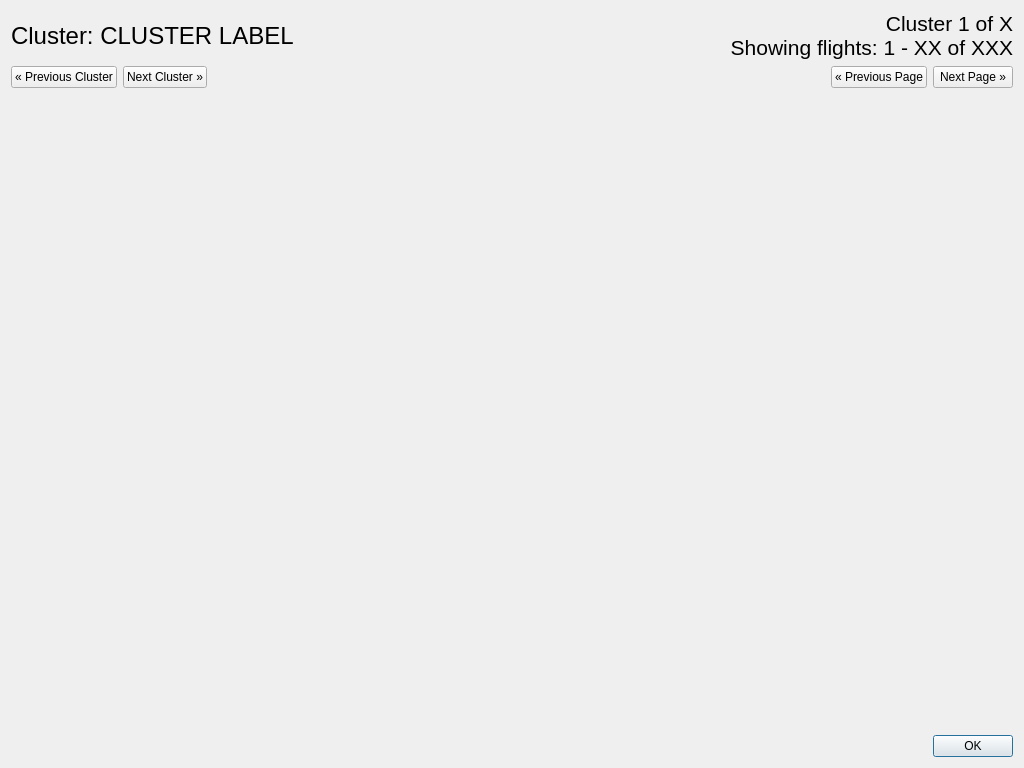
<?xml version="1.0" encoding="UTF-8"?>
<ui version="4.0">
 <class>ShowClustersDialog</class>
 <widget class="QDialog" name="ShowClustersDialog">
  <property name="geometry">
   <rect>
    <x>0</x>
    <y>0</y>
    <width>1024</width>
    <height>768</height>
   </rect>
  </property>
  <property name="windowTitle">
   <string>Dialog</string>
  </property>
  <layout class="QVBoxLayout" name="verticalLayout">
   <item>
    <layout class="QHBoxLayout" name="horizontalLayout_2">
     <item>
      <widget class="QLabel" name="lblCluster">
       <property name="font">
        <font>
         <pointsize>18</pointsize>
        </font>
       </property>
       <property name="text">
        <string>Cluster: CLUSTER LABEL</string>
       </property>
      </widget>
     </item>
     <item>
      <spacer name="horizontalSpacer_2">
       <property name="orientation">
        <enum>Qt::Horizontal</enum>
       </property>
       <property name="sizeHint" stdset="0">
        <size>
         <width>40</width>
         <height>20</height>
        </size>
       </property>
      </spacer>
     </item>
     <item>
      <widget class="QLabel" name="lblWhich">
       <property name="font">
        <font>
         <pointsize>16</pointsize>
        </font>
       </property>
       <property name="text">
        <string>Cluster 1 of X
Showing flights: 1 - XX of XXX</string>
       </property>
       <property name="alignment">
        <set>Qt::AlignRight|Qt::AlignTrailing|Qt::AlignVCenter</set>
       </property>
      </widget>
     </item>
    </layout>
   </item>
   <item>
    <layout class="QHBoxLayout" name="horizontalLayout">
     <item>
      <widget class="QPushButton" name="btnPrevCluster">
       <property name="text">
        <string>« Previous Cluster</string>
       </property>
      </widget>
     </item>
     <item>
      <widget class="QPushButton" name="btnNextCluster">
       <property name="text">
        <string>Next Cluster »</string>
       </property>
      </widget>
     </item>
     <item>
      <spacer name="horizontalSpacer">
       <property name="orientation">
        <enum>Qt::Horizontal</enum>
       </property>
       <property name="sizeHint" stdset="0">
        <size>
         <width>40</width>
         <height>20</height>
        </size>
       </property>
      </spacer>
     </item>
     <item>
      <widget class="QPushButton" name="btnPrevPage">
       <property name="text">
        <string>« Previous Page</string>
       </property>
      </widget>
     </item>
     <item>
      <widget class="QPushButton" name="btnNextPage">
       <property name="text">
        <string>Next Page »</string>
       </property>
      </widget>
     </item>
    </layout>
   </item>
   <item>
    <widget class="QWidget" name="widget" native="true">
     <property name="sizePolicy">
      <sizepolicy hsizetype="Preferred" vsizetype="Expanding">
       <horstretch>0</horstretch>
       <verstretch>0</verstretch>
      </sizepolicy>
     </property>
    </widget>
   </item>
   <item>
    <widget class="QDialogButtonBox" name="buttonBox">
     <property name="orientation">
      <enum>Qt::Horizontal</enum>
     </property>
     <property name="standardButtons">
      <set>QDialogButtonBox::Ok</set>
     </property>
    </widget>
   </item>
  </layout>
 </widget>
 <resources/>
 <connections>
  <connection>
   <sender>buttonBox</sender>
   <signal>accepted()</signal>
   <receiver>ShowClustersDialog</receiver>
   <slot>accept()</slot>
   <hints>
    <hint type="sourcelabel">
     <x>248</x>
     <y>254</y>
    </hint>
    <hint type="destinationlabel">
     <x>157</x>
     <y>274</y>
    </hint>
   </hints>
  </connection>
 </connections>
</ui>
